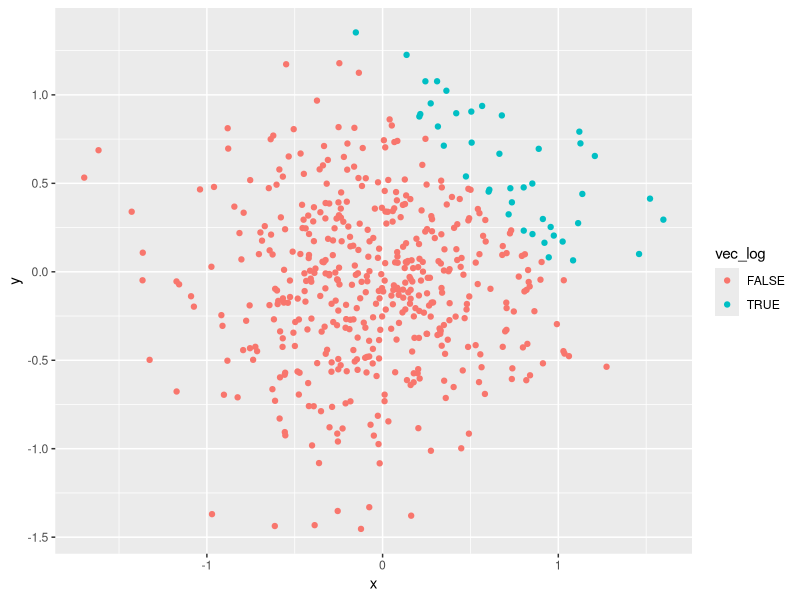
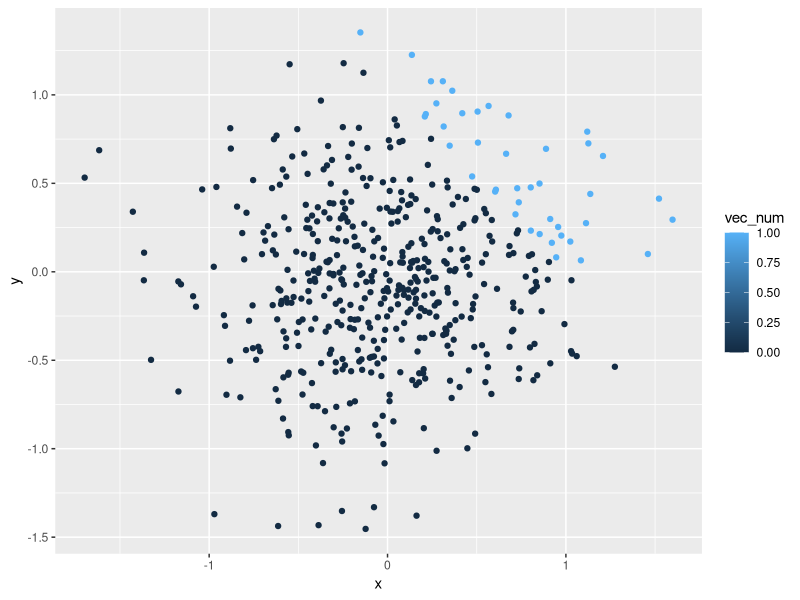
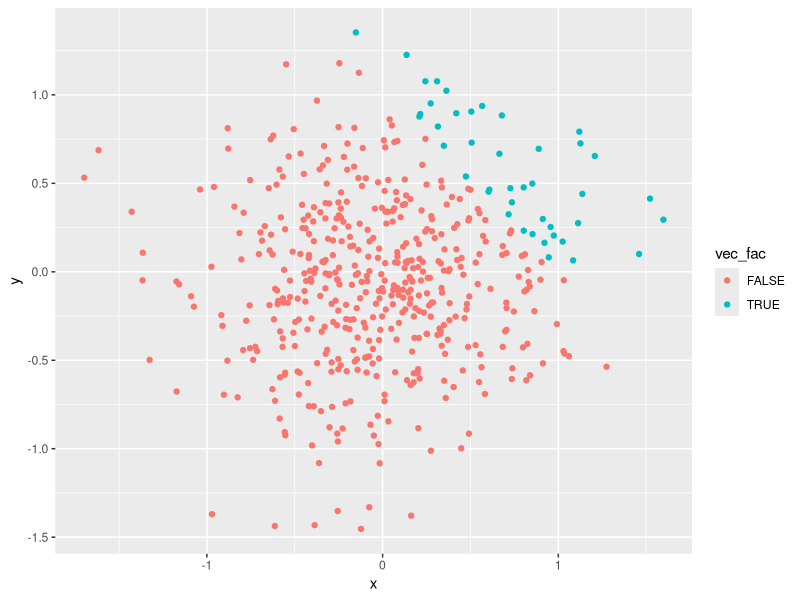
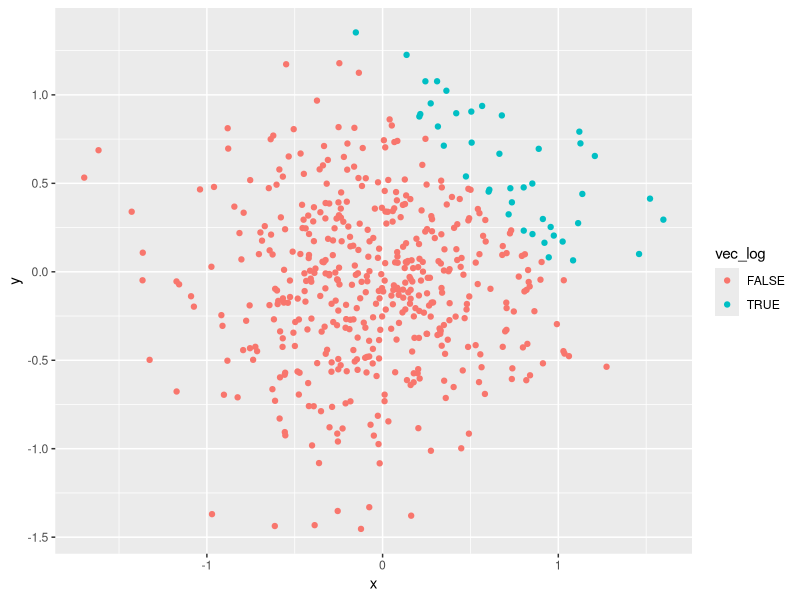

Here is the R script that generated these plots, in order:
## ---- chunk 1
library(tidyverse)
mydf = tibble(
    vec_randomsamp = rnorm(8),
    vec_randomsamp_pos = vec_randomsamp > 0,
    vec_char = c("My", "Real", "True", "Hidden", "Name", "is", "Xiaopang", "Zou"),
    vec_factor=factor(c("yellow","black","white", "yellow","black","white", "yellow","black"))
)
mean_ran=mean(pull(mydf, vec_randomsamp))
mean_ran_pos=mean(pull(mydf, vec_randomsamp_pos))
mean_char=mean(pull(mydf, vec_char))
mean_fac=mean(pull(mydf, vec_factor))

nummeric_log=as.numeric(pull(mydf, vec_randomsamp_pos))
as.numeric(pull(mydf, vec_char))
as.numeric(pull(mydf, vec_factor))

nummeric_log*rnorm(8)

factor_log=as.factor(pull(mydf, vec_randomsamp_pos))
#it's true&false, so could not mutiply it 
 
numeric_factor_log=as.numeric(factor_log)
numeric_factor_log*rnorm(8)
## ---- chunk 2
library(tidyverse)

set.seed(1234)

plot_df = tibble(
  x = rnorm(500, sd = .5),
  y = rnorm(500, sd = .5),
  vec_log = x+y > 1,
  vec_num = as.numeric(vec_log),
  vec_fac = as.factor(vec_log)
)
sum(pull(plot_df, vec_log), na.rm = TRUE)
## ---- chunk 3
ggplot(plot_df, aes(x = x, y = y, color = vec_log)) + geom_point()
ggsave("scatter_plot.pdf", height = 4, width = 6)
## ---- chunk 4
ggplot(plot_df, aes(x = x, y = y, color = vec_num)) + geom_point()
## ---- chunk 5
ggplot(plot_df, aes(x = x, y = y, color = vec_fac)) + geom_point()
